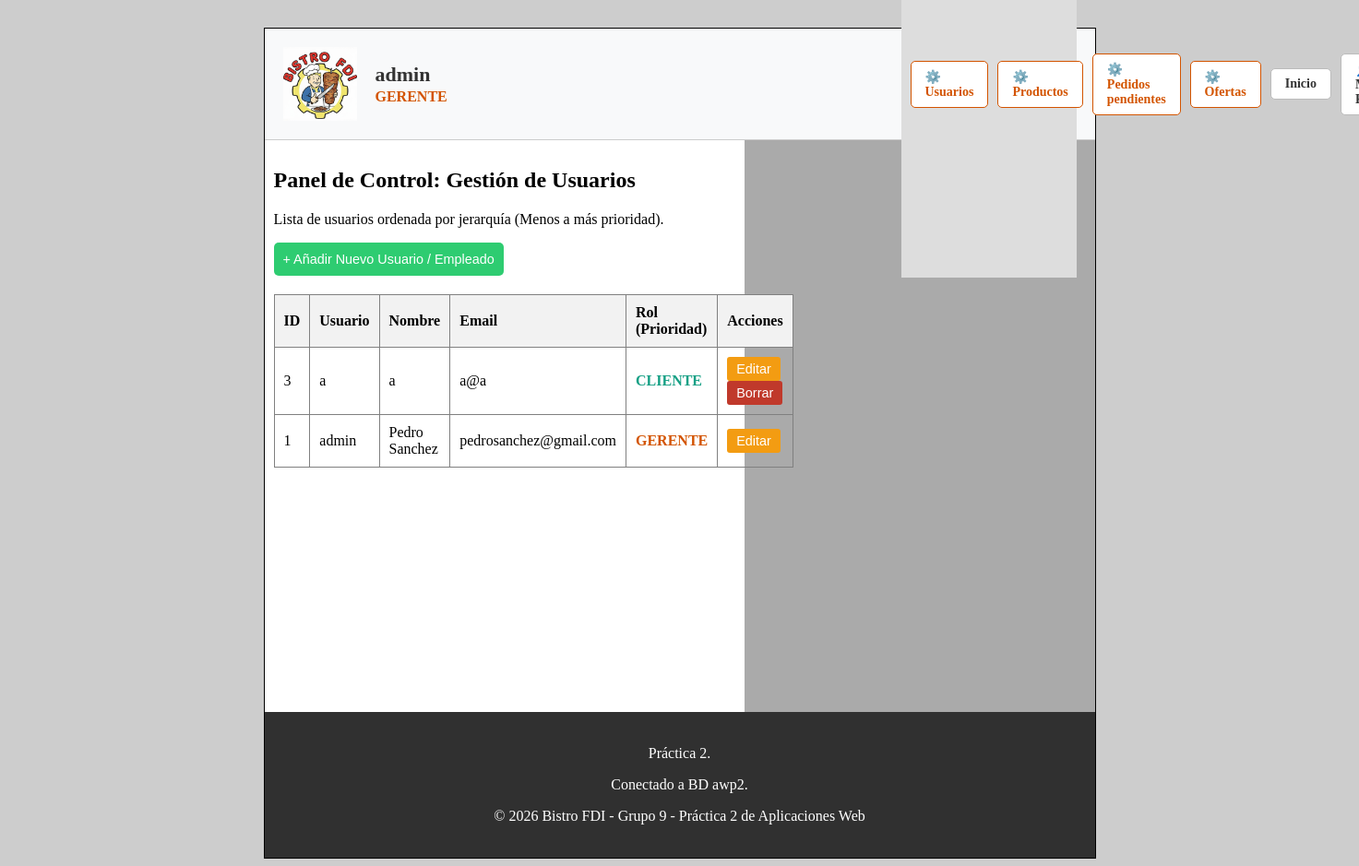
The app's page /admin/usuarios.php (signed in) with its own data.
### tables this page shows
CREATE TABLE `usuarios` (
  `id` int(11) NOT NULL,
  `nombre_usuario` varchar(50) NOT NULL,
  `email` varchar(100) NOT NULL,
  `nombre` varchar(50) NOT NULL,
  `apellidos` varchar(100) NOT NULL,
  `password` varchar(255) NOT NULL,
  `rol` enum('cliente','camarero','cocinero','gerente') DEFAULT 'cliente',
  `avatar` varchar(255) DEFAULT 'default.png',
  `bistrocoins` int(11) DEFAULT 0
);

### includes/clases/usuarios/Usuario.php (called while the page is built, shortened)
<?php
class Usuario
{
    public static function listaUsuariosOrdenados() {
        $conn = Aplicacion::getInstance()->getConexionBd();
        $sql = "SELECT * FROM usuarios ORDER BY FIELD(rol, 'cliente', 'camarero', 'cocinero', 'gerente') ASC";
        $result = $conn->query($sql);
        $usuarios = [];
        if ($result && $result->num_rows > 0) {
            while ($row = $result->fetch_assoc()) {
                $usuarios[] = $row;
            }
        }
        return $usuarios;
    }
}

### admin/usuarios.php (the view, shortened to what this page needs)
<?php
$listaUsuarios = Usuario::listaUsuariosOrdenados();
$tabla = '<table border="1" style="width:100%; text-align:left; border-collapse: collapse;">
    <tr style="background-color: #f2f2f2;">
        <th style="padding: 10px;">ID</th>
        <th style="padding: 10px;">Usuario</th>
        <th style="padding: 10px;">Nombre</th>
        <th style="padding: 10px;">Email</th>
        <th style="padding: 10px;">Rol (Prioridad)</th>
        <th style="padding: 10px;">Acciones</th>
    </tr>';
if (!empty($listaUsuarios)) {
    foreach ($listaUsuarios as $row) {
        $id = $row['id'];
        $esMismoUsuario = ($id == $_SESSION['id']);
        $colorRol = '#16a085';
        if ($row['rol'] === 'gerente') $colorRol = '#d35400';
        elseif ($row['rol'] === 'cocinero') $colorRol = '#8e44ad';
        elseif ($row['rol'] === 'camarero') $colorRol = '#2980b9';
        $tabla .= "<tr>
            <td style='padding: 10px;'>{$id}</td>
            <td style='padding: 10px;'>" . htmlspecialchars($row['nombre_usuario']) . "</td>
            <td style='padding: 10px;'>" . htmlspecialchars($row['nombre'] . ' ' . $row['apellidos']) . "</td>
            <td style='padding: 10px;'>" . htmlspecialchars($row['email']) . "</td>
            <td style='padding: 10px;'><span style='color: $colorRol; font-weight: bold;'> " . strtoupper($row['rol']) . "</span></td>
            <td style='padding: 10px;'>
                <a href='editar_usuario.php?id=$id'><button style='background-color:#f39c12; color:white; border:none; padding:5px 10px; cursor:pointer; border-radius:3px;'>Editar</button></a>";
        if (!$esMismoUsuario) {
            $tabla .= " <form action='../usuarios/admin_borrar.php' method='POST' style='display:inline;' onsubmit='return confirm(\"¿Estás seguro de borrar a este usuario?\")'>
                            <input type='hidden' name='id' value='$id'>
                            <button type='submit' style='background-color:#c0392b; color:white; border:none; padding:5px 10px; cursor:pointer; border-radius:3px;'>Borrar</button>
                        </form>";
        }
        $tabla .= "</td></tr>";
    }
} else {
    $tabla .= "<tr><td colspan='6' style='padding: 10px; text-align:center;'>No hay usuarios registrados.</td></tr>";
}
$tabla .= '</table>';
$contenidoPrincipal = <<<EOS
    <h1>Panel de Control: Gestión de Usuarios</h1>
    <p>Lista de usuarios ordenada por jerarquía (Menos a más prioridad).</p>
    <div style="margin-bottom: 20px;">
        <a href='crear_usuario.php'>
            <button style='background-color:#2ecc71; color:white; padding:10px; cursor:pointer; border:none; border-radius:5px;'>
                + Añadir Nuevo Usuario / Empleado
            </button>
        </a>
    </div>
    $tabla
EOS;
require RAIZ_APP . '/vistas/plantillas/plantilla.php';
?>

### CSS/estilo.css (style rules this page uses)
body { background-color: #CDCDCD; }
button, a.boton { border: 1px solid black; font-size: 0.9em; font-family: Arial; font-weight: 400; }

### records on screen
usuarios: id "3", nombre_usuario "a", nombre+apellidos "a", email "a@a", rol "CLIENTE"
usuarios: id "1", nombre_usuario "admin", nombre+apellidos "Pedro Sanchez", email "pedrosanchez@gmail.com", rol "GERENTE"

### other values on screen
$nombreActual "admin"
$rolMayusculas "GERENTE"
